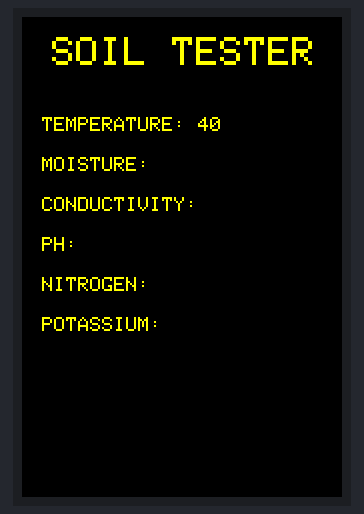
This sketch was run on a simulated Arduino Uno, built with avr-gcc and run on an emulated ATmega328P. On the bench: 320×480 colour display.

Above: at 0.4 s.

The sketch:

Final-LCD-Test.ino
```cpp
#include <LCDWIKI_GUI.h> //Core graphics library
#include <LCDWIKI_KBV.h> //Hardware-specific library
LCDWIKI_KBV mylcd(ILI9486,40,38,39,-1,41); //model,cs,cd,wr,rd,reset


//define some colour values
#define  BLACK   0x0000
#define BLUE    0x001F
#define RED     0xF800
#define GREEN   0x07E0
#define CYAN    0x07FF
#define MAGENTA 0xF81F
#define YELLOW  0xFFE0
#define WHITE   0xFFFF


void setup()
{
  mylcd.Init_LCD();
  mylcd.Fill_Screen(BLACK);
}


void loop(){

  mylcd.Set_Text_colour(YELLOW);
  mylcd.Set_Text_Back_colour(BLACK);
  mylcd.Set_Text_Size(4);
  mylcd.Print_String("SOIL TESTER", 30, 20);


  mylcd.Set_Text_colour(YELLOW);
  mylcd.Set_Text_Back_colour(BLACK);
  mylcd.Set_Text_Size(2);
  mylcd.Print_String("TEMPERATURE: " +  String(40), 20, 100);
  mylcd.Print_String("MOISTURE: ", 20, 140);
  mylcd.Print_String("CONDUCTIVITY: ", 20, 180);
  mylcd.Print_String("PH: ", 20, 220);
  mylcd.Print_String("NITROGEN: ", 20, 260);
  mylcd.Print_String("POTASSIUM: ", 20, 300);

}
```
